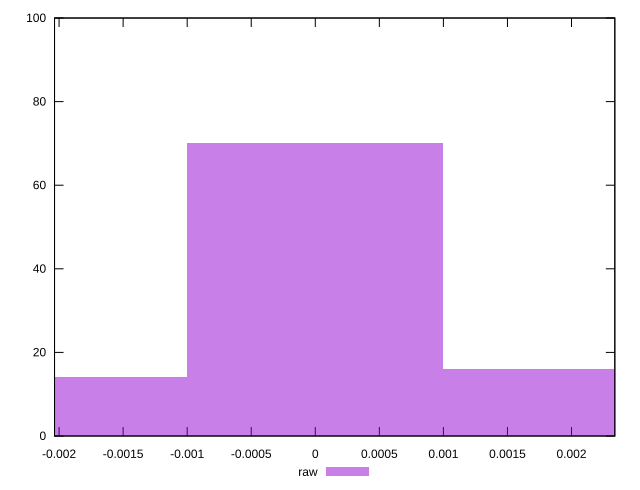

Source code (gnuplot):
reset

$raw <<EOF
0 70
-0.0019982238194766575 14
0.0019982238194766575 16
EOF

set key outside below
set boxwidth 0.0019982238194766575
set xrange [-0.002035408783212598:0.002338124990574144]
set yrange [0:100]
set trange [0:100]
set style fill transparent solid 0.5 noborder
set terminal svg size 640, 490 enhanced background rgb 'white'
set output "report_00019_2021-02-10T18-14-37.922Z//meta/pScore-difference/samples/pages+cached/raw/histogram.svg"

plot $raw title "raw" with boxes

reset
